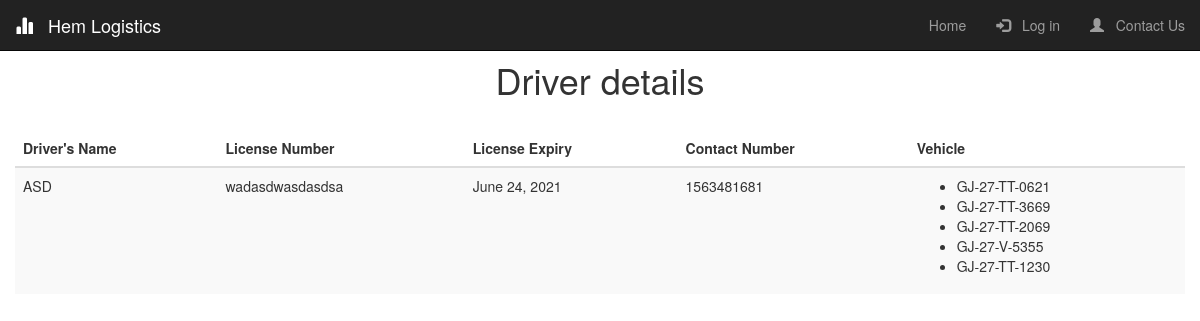
Screenshot of /Driver/ with the database file from the repository.
### logistics/models.py (models this page shows, shortened)
class Driver(models.Model):
    Name = models.CharField(max_length=50)
    License_number = models.CharField(verbose_name="DL Number", unique=True, max_length=15, validators=[MinLengthValidator(15,message = "Invalid License Number")])
    License_expiry = models.DateField(verbose_name="License Expiry", validators=[date_validate])#,input_formats = ['%d/%m/%Y'])
    Contact_number = models.CharField(verbose_name="Contact Number", max_length=10,validators=[RegexValidator('[0-9]{10}',message = "Invalid Number")])
    Vehicle=models.ManyToManyField(Vehicle)
    License_expired = models.BooleanField(default=False)

class Vehicle(models.Model):
    Owner  = models.CharField(max_length=50, verbose_name="Owner's Name")
    RC_number = models.CharField(unique =True, verbose_name="RC Number", max_length=13, validators=[MinLengthValidator(12,message = "Invalid RC Number"), RegexValidator('([A-Z]{2})+-([0-9]{1})+-[A-Z]+-[0-9]{4}',message = "Use proper formatting")])
    PAN_number = models.CharField(verbose_name="PAN Number", max_length=10, validators=[MinLengthValidator(10,message = "Invalid PAN Number")])
    Type = models.CharField(verbose_name="Type of Vehicle", choices=TYPE_CHOICES, max_length=10)
    Other = models.CharField(blank = True,verbose_name='',max_length=10)
    Insurance_policy_number = models.CharField(max_length=25)
    PUC_expiry_date = models.DateField()
    Insurance_expiry_date = models.DateField(validators=[date_validate])#,input_formats = ['%d/%m/%Y'])
    Safety_equipments = models.BooleanField(default=False)
    GPS = models.BooleanField(default=False)
    Contact_number = models.CharField(max_length=10,validators=[MinLengthValidator(10,message = "Invalid Contact Number"),RegexValidator('([0-9]{10})',message="Should be numeric values only")])
    Notifications = models.BooleanField(verbose_name="Notifications Needed", default=True)
    Insurance_expired = models.BooleanField(default=False)
    PUC_expired = models.BooleanField(default=False)
    Available = models.BooleanField(default=True)
    def __str__(self):
        return self.RC_number

### logistics/views.py (the view)
# urls.py: path('Driver/', logistics_view.show_driver, name='show_driver'),
def show_driver(request):
	driver = Driver.objects.order_by('Name')
	return render(request, 'show_driver.html', {'title':'Driver', 'driver':driver })

### logistics/templates/show_driver.html (shortened to what this page needs)
{% extends "index.html" %}
{% load crispy_forms_tags %}
{% block start %}
<link rel="stylesheet" type="text/css" href="https://cdn.datatables.net/1.10.24/css/jquery.dataTables.css">
<h1 style="text-align: center; padding-top: 20px;"> Driver details</h1>
<table id="table" class="table table-striped" style="overflow-y: scroll; height: 1px;">
    <thead class="thead-dark">
    <tr>
        <th>Driver's Name</th>
        <th>License Number</th>
        <th>License Expiry</th>
        <th>Contact Number</th>
        <th>Vehicle</th>
    </tr>
    </thead>
    <tbody>
{% for x in driver %}
    <tr>
        <td>{{ x.Name }}</td>
        <td>{{ x.License_number }}</td>
        <td>{{ x.License_expiry }}</td>
        <td>{{ x.Contact_number }}</td>
        <td>
            <ul>
            {% for v in x.Vehicle.all %}
                <li>
                    <button class="astext" id = {{x.id}}{{v.id}}>{{ v }}</button>
                </li>
            {% endfor %}
            </ul>
        </td>
    </tr>
{% endfor %}
    </tbody>
</table>
<br />
<br />
{% endblock start %}

### logistics/static/index.css (style rules this page uses)
* { margin: auto; position: relative; box-sizing: border-box; }
.astext { background:none; border:none; margin:0; padding:0; cursor: pointer; }

### rows the page displays
Driver: Name "ASD", License_number "wadasdwasdasdsa", License_expiry "June 24, 2021", Contact_number "1563481681"
Vehicle: RC_number "GJ-27-TT-0621"
Vehicle: RC_number "GJ-27-TT-3669"
Vehicle: RC_number "GJ-27-TT-2069"
Vehicle: RC_number "GJ-27-V-5355"
Vehicle: RC_number "GJ-27-TT-1230"
